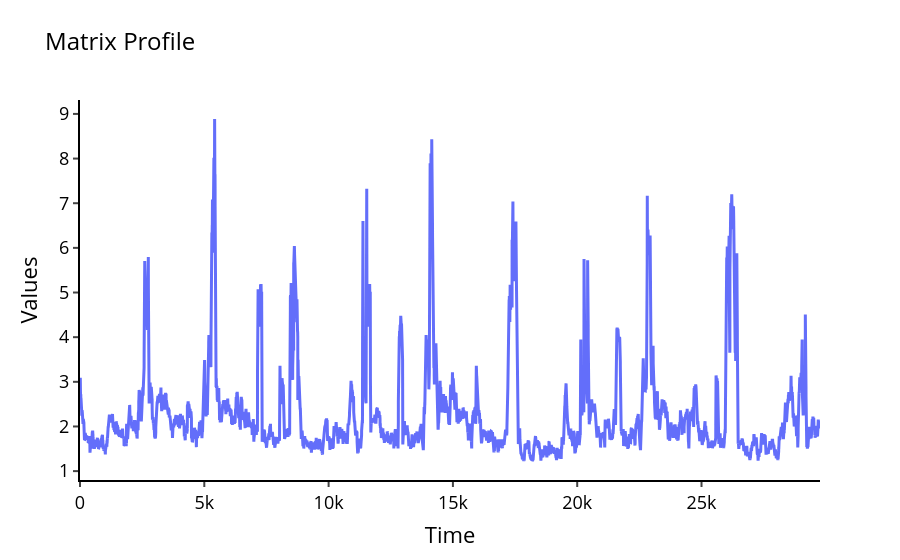

Write notebook code for a chart like this one.
### Markdown cell above
Визуализируйте найденный матричный профиль ряда.

### Code cell
plot_ts(mp['mp'], "Matrix Profile")

### Figure 1 — Plotly figure (JSON) as saved in the notebook; plotly's stock layout.template omitted (floating-point values rounded to 4 significant figures; data arrays with more than 128 entries replaced by an {"elided": "..."} marker saying what was removed)
{"data": [{"line": {"width": 3}, "type": "scatter", "x": {"elided": "29767 int values"}, "y": {"elided": "29767 float values"}}], "layout": {"legend": {"font": {"color": "black", "size": 20}}, "paper_bgcolor": "rgba(0,0,0,0)", "plot_bgcolor": "rgba(0,0,0,0)", "title": {"font": {"color": "black", "size": 24}, "text": "Matrix Profile"}, "xaxis": {"linecolor": "#000", "linewidth": 2, "showgrid": false, "tickfont": {"color": "black", "size": 18}, "ticks": "outside", "tickwidth": 2, "title": {"font": {"color": "black", "size": 22}, "text": "Time"}}, "yaxis": {"linecolor": "#000", "linewidth": 2, "showgrid": false, "tickfont": {"color": "black", "size": 18}, "ticks": "outside", "tickwidth": 2, "title": {"font": {"color": "black", "size": 22}, "text": "Values"}, "zeroline": false}}}
